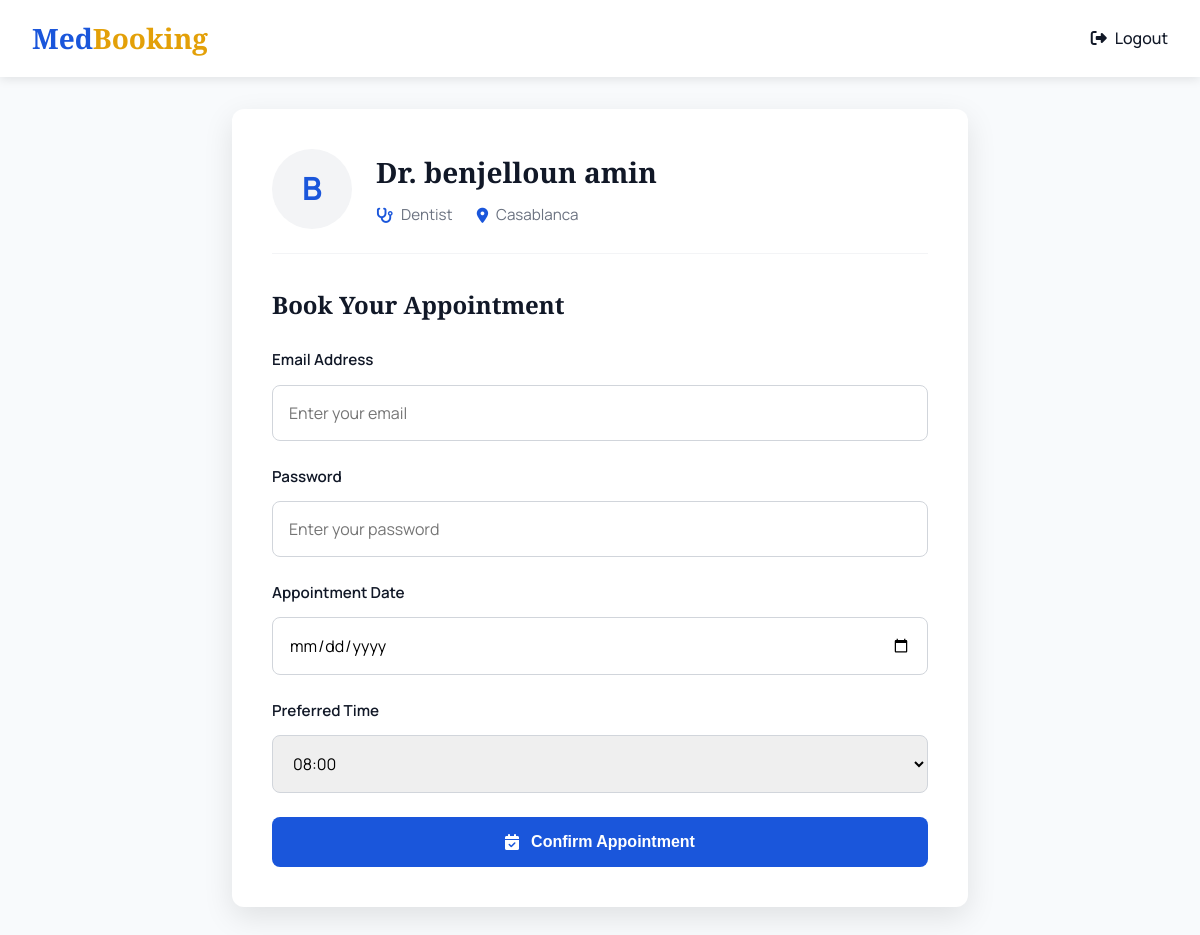
The page /book_appointment/1/ (signed in) on the database its author committed.
### medbooking/models.py (models this page shows, shortened)
class Doctor(models.Model):
    GENDER_CHOICES = [
        ('Male', 'Male'),
        ('Female', 'Female'),
    ]
    name = models.CharField(max_length=150)
    email = models.EmailField(unique=True)
    age = models.PositiveIntegerField(default=18)
    password = models.CharField(max_length=128)
    city = models.CharField(max_length=100)
    gender = models.CharField(max_length=6, choices=GENDER_CHOICES, default='Male' )
    specialty = models.CharField(max_length=100)
    clinic_address = models.TextField()
    experience_years = models.IntegerField()

### medbooking/views.py (the view, shortened to what this page needs)
# urls.py: path('book_appointment/<int:doctor_id>/', views.book_appointment, name='book_appointment'),
@login_required
def book_appointment(request, doctor_id):
    doctor = Doctor.objects.get(id=doctor_id)
    times = []
    for hour in range(8, 18):  # 8:00 to 17:30
        times.append(f"{hour:02d}:00")
        times.append(f"{hour:02d}:30")
    return render(request, 'book_appointment.html', {'doctor': doctor, 'times': times})

### medbooking/templates/book_appointment.html (shortened to what this page needs)
<!DOCTYPE html>
<html lang="en">
<head>
    <link rel="stylesheet" href="https://cdnjs.cloudflare.com/ajax/libs/font-awesome/6.4.0/css/all.min.css">
</head>
<body>
    <nav class="navbar">
        <div class="logo">Med<span>Booking</span></div>
        <div class="nav-links">
            {% if user.is_authenticated %}
                <a href="{% url 'home' %}">
                    <i class="fas fa-sign-out-alt"></i>
                    <span>Logout</span>
                </a>
            {% else %}
                <div class="auth-links">
                    <a href="{% url 'p_register' %}" class="auth-link">Login</a>
                    <span>|</span>
                    <a href="{% url 'p_register' %}" class="auth-link register">Don't have an account? Register</a>
                </div>
            {% endif %}
        </div>
    </nav>
    <div class="container">
        <div class="appointment-card">
            <div class="doctor-header">
                <div class="doctor-avatar">
                    {{ doctor.name|first|upper }}
                </div>
                <div class="doctor-info">
                    <h1>Dr. {{ doctor.name }}</h1>
                    <div class="doctor-meta">
                        <div class="meta-item">
                            <i class="fas fa-stethoscope"></i>
                            <span>{{ doctor.specialty }}</span>
                        </div>
                        <div class="meta-item">
                            <i class="fas fa-map-marker-alt"></i>
                            <span>{{ doctor.city }}</span>
                        </div>
                    </div>
                </div>
            </div>
            <h2 class="form-title">Book Your Appointment</h2>
            <form action="" method="post">
                <div class="form-group">
                    <label for="email">Email Address</label>
                    <input type="email" id="email" name="email" placeholder="Enter your email" required>
                </div>
                <div class="form-group">
                    <label for="password">Password</label>
                    <input type="password" id="password" name="password" placeholder="Enter your password" required>
                </div>
                <div class="form-group">
                    <label for="date">Appointment Date</label>
                    <input type="date" id="date" name="date" required>
                </div>
                <div class="form-group">
                    <label for="time">Preferred Time</label>
                    <select id="time" name="time" required>
                        {% for t in times %}
                            <option value="{{ t }}">{{ t }}</option>
                        {% endfor %}
                    </select>
                </div>
                <button type="submit" class="btn btn-primary">
                    <i class="fas fa-calendar-check"></i> Confirm Appointment
                </button>
            </form>
        </div>
    </div>
</body>
</html>

### medbooking/templates/book_appointment.html (style rules this page uses)
:root { --primary-blue: #1a56db; --secondary-blue: #3f83f8; --accent-yellow: #e3a008; --dark-gray: #111827; --medium-gray: #6b7280; --light-gray: #f3f4f6; --white: #ffffff; --error-red: #dc2626; }
* { margin: 0; padding: 0; box-sizing: border-box; }
body { font-family: 'Manrope', sans-serif; background-color: #f8fafc; color: var(--dark-gray); line-height: 1.6; }
.navbar { background-color: var(--white); box-shadow: 0 2px 10px rgba(0, 0, 0, 0.1); padding: 1rem 2rem; display: flex; justify-content: space-between; align-items: center; }
.logo { font-family: 'Playfair Display', serif; font-weight: 700; font-size: 1.75rem; color: var(--primary-blue); }
.logo span { color: var(--accent-yellow); }
.nav-links { display: flex; align-items: center; gap: 1.5rem; }
.nav-links a { text-decoration: none; color: var(--dark-gray); font-weight: 500; display: flex; align-items: center; gap: 0.5rem; transition: color 0.2s ease; }
.container { max-width: 800px; margin: 2rem auto; padding: 0 2rem; }
.appointment-card { background-color: var(--white); border-radius: 12px; box-shadow: 0 10px 30px rgba(0, 0, 0, 0.1); padding: 2.5rem; margin-top: 2rem; }
.doctor-header { display: flex; align-items: center; margin-bottom: 2rem; padding-bottom: 1.5rem; border-bottom: 1px solid var(--light-gray); }
.doctor-avatar { width: 80px; height: 80px; border-radius: 50%; background-color: var(--light-gray); display: flex; align-items: center; justify-content: center; margin-right: 1.5rem; color: var(--primary-blue); font-size: 2rem; font-weight: bold; }
.doctor-info h1 { font-family: 'Playfair Display', serif; font-size: 1.75rem; margin-bottom: 0.5rem; }
.doctor-meta { display: flex; gap: 1.5rem; margin-top: 0.5rem; }
.meta-item { display: flex; align-items: center; color: var(--medium-gray); font-size: 0.95rem; }
.meta-item i { margin-right: 0.5rem; color: var(--primary-blue); }
.form-title { font-family: 'Playfair Display', serif; font-size: 1.5rem; margin-bottom: 1.5rem; color: var(--dark-gray); }
.form-group { margin-bottom: 1.5rem; }
label { display: block; margin-bottom: 0.75rem; font-weight: 600; font-size: 0.95rem; color: var(--dark-gray); }
input, select { width: 100%; padding: 1rem; border: 1px solid #d1d5db; border-radius: 8px; font-family: 'Manrope', sans-serif; font-size: 1rem; transition: all 0.2s ease; }
.btn { padding: 1rem 2rem; border-radius: 8px; font-weight: 600; font-size: 1rem; cursor: pointer; transition: all 0.2s ease; display: inline-flex; align-items: center; justify-content: center; gap: 0.75rem; border: none; }
.btn-primary { background-color: var(--primary-blue); color: white; width: 100%; }

### rows shown on the page
Doctor: name|first "B", name "benjelloun amin", specialty "Dentist", city "Casablanca"

### other values the page prints
form field time "08:00"
